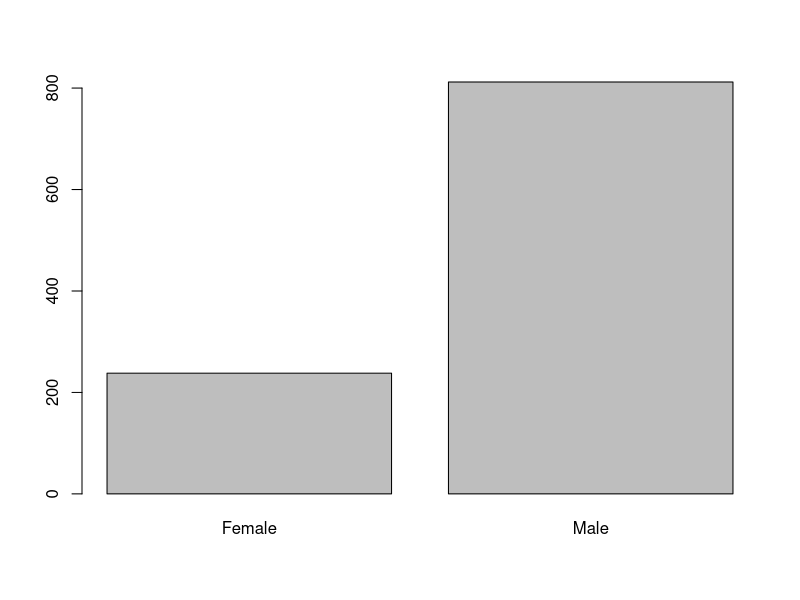
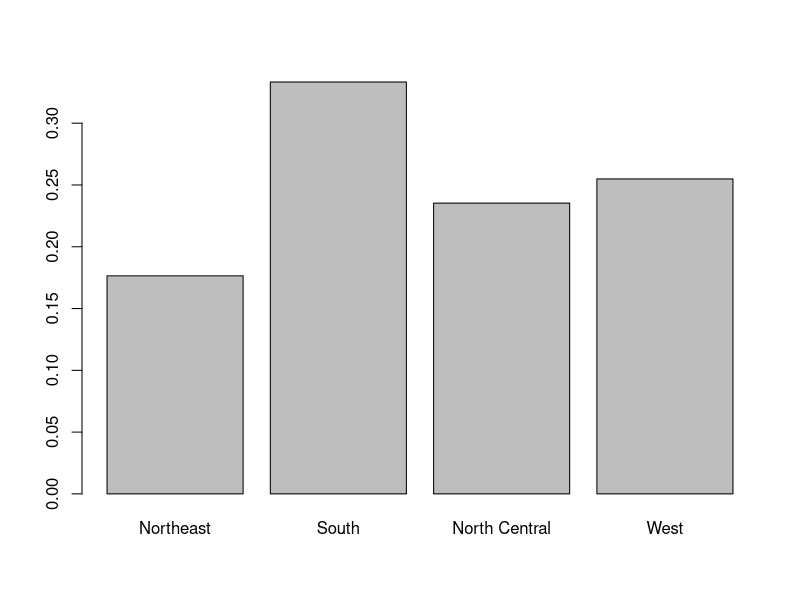
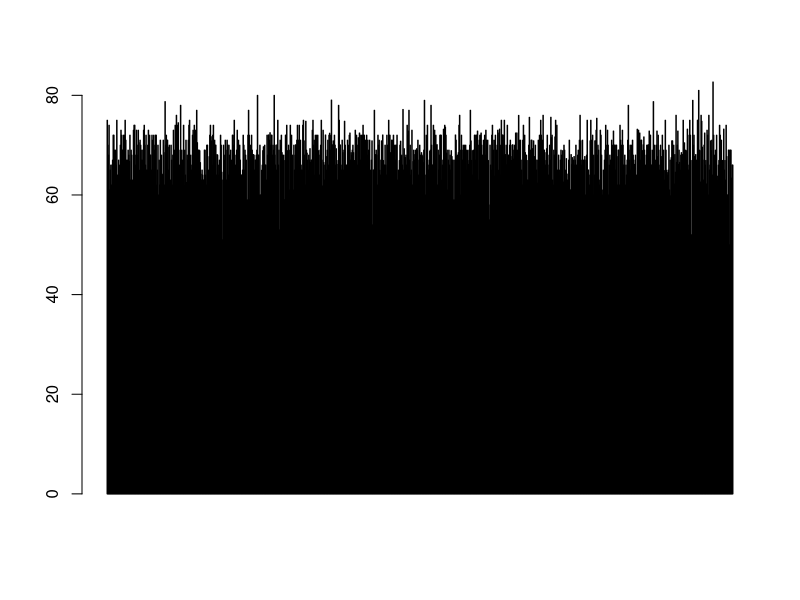
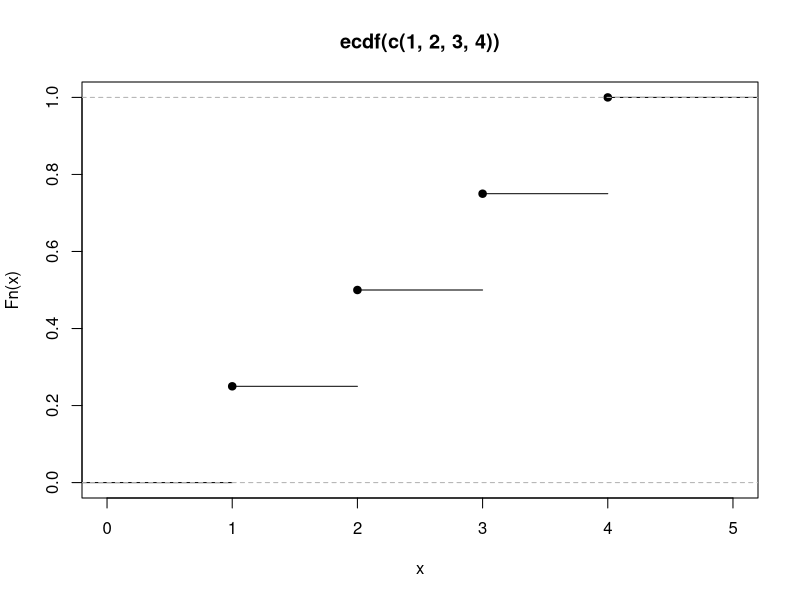
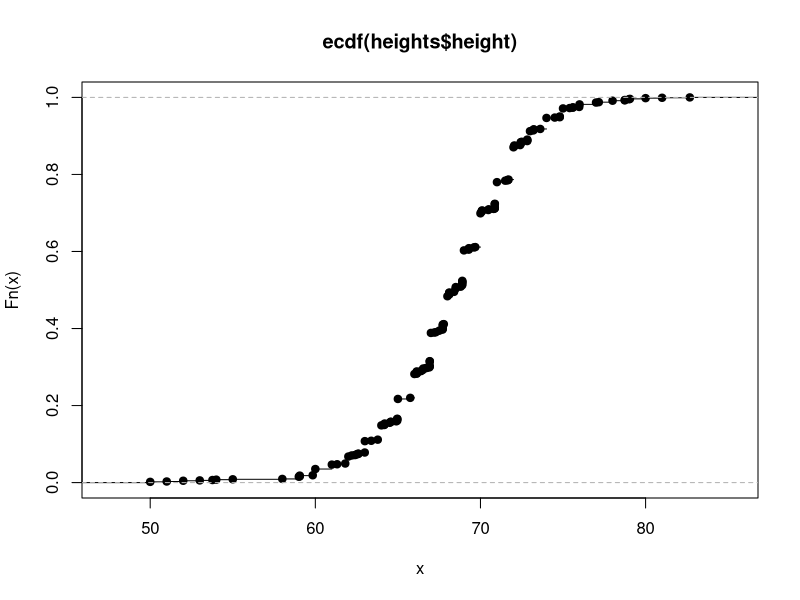
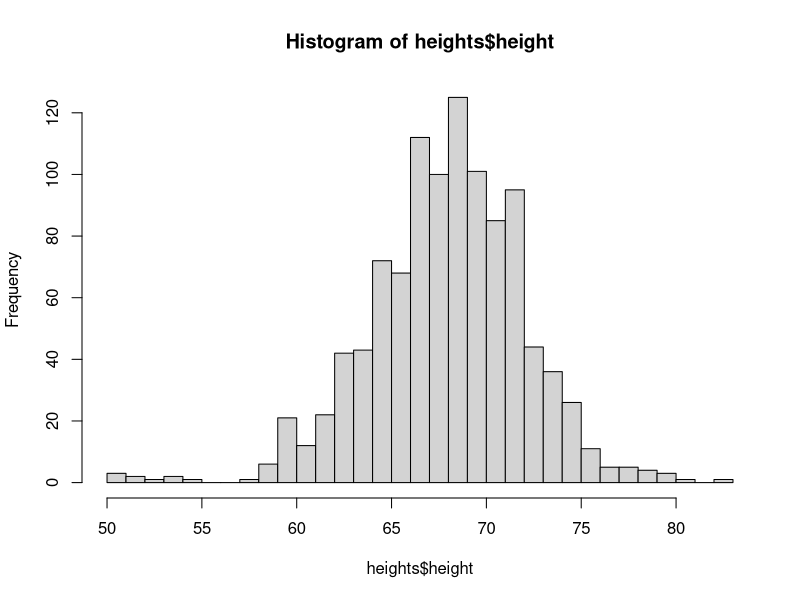
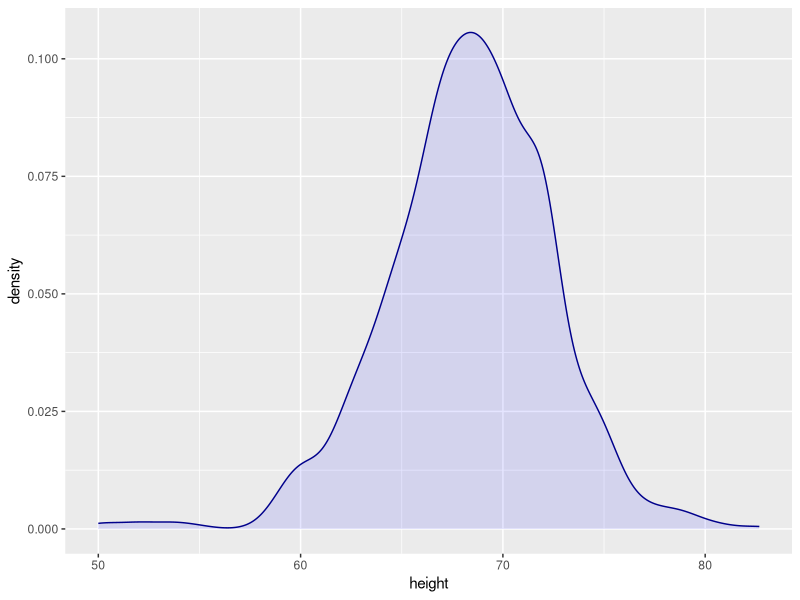
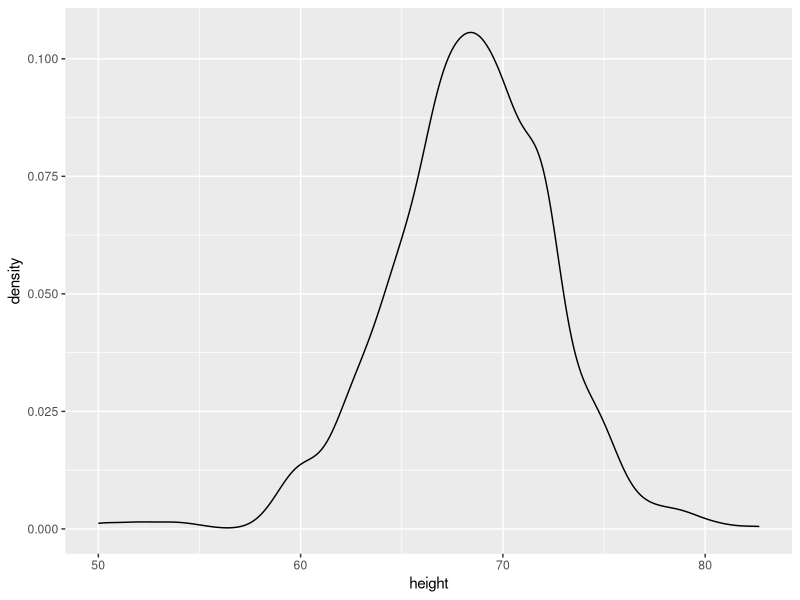

Source code (R) for these figures, in order:
## ---- chunk 1
library(dslabs)
data(murders)
a <- head(murders)
a
## ---- chunk 2
data("heights")
head(heights)
## ---- chunk 3
prop.table(table(heights$sex))
## ---- chunk 4
barplot(table(heights$sex))

## ---- chunk 5
barplot(prop.table(table(murders$region)))
## ---- chunk 6
prop.table(table(murders$region))
## ---- chunk 7
barplot(heights$height)
## ---- chunk 8
x <- ecdf(c(1,2,3,4))
plot(x)
## ---- chunk 9
plot(ecdf(heights$height))
## ---- chunk 10
hist(heights$height, breaks = max(heights$height)-min(heights$height) )
## ---- chunk 11
library(ggplot2)
ggplot(heights, aes(height))+
  geom_density(alpha=0.1, fill = "blue", colour = "darkblue")

## ---- chunk 12

library(ggplot2)
ggplot(heights, aes(height))+
  geom_density()

## ---- chunk 13
mean(heights$height[heights$sex=="Male"])
sd(heights$height[heights$sex=="Male"])
## ---- chunk 14
heights$pz <- (heights$height-mean(heights$height))/sd(heights$height)
heights
## ---- chunk 15
heights$pz2<- scale(heights$height)
heights
## ---- chunk 16
mean(abs(heights$pz)<2)
## ---- chunk 17
print(pnorm(115, 100, 15))
print(1 - pnorm(115, 100, 15))
## ---- chunk 18
pnorm(115, 100, 15) - pnorm(110, 100, 15)
## ---- chunk 19
quantile(heights$height, c(0.25, 0.5, 0.75))
## ---- chunk 20
quantile(heights$height, c(0.2, 0.4, 0.6, 0.8))
## ---- chunk 21
quantile(heights$height, seq(0.01, 0.99, 0.01))
## ---- chunk 22
qnorm(0.7, 69, 3)
## ---- chunk 23
percentiles <- seq(0.01, 0.99, 0.01)
percentiles_alturas <- qnorm(percentiles, 69,3)

## ---- chunk 24
percentiles <- seq(0.01, 0.99, 0.01)
cuantiles_obs <- quantile(heights$height, percentiles)
cuantiles_teo <- qnorm(percentiles, mean(heights$height), sd(heights$height)) 
## ---- chunk 25
plot(cuantiles_obs, cuantiles_teo)
abline(a=0, b=1)
## ---- chunk 26
plot(quantile(scale(heights$height), percentiles), qnorm(percentiles))
abline(a=0, b=1)
## ---- chunk 27
cuantiles_obs_asesinatos <- quantile(scale(murders$total), percentiles)
cuantiles_teo_asesinatos <- qnorm(percentiles)
plot(cuantiles_teo_asesinatos, cuantiles_obs_asesinatos)
abline(a=0, b=1)
## ---- chunk 28
hist(murders$total)
## ---- chunk 29
boxplot(murders$total)
## ---- chunk 30
murders$tasa <- murders$total/murders$population*100000
boxplot(murders$tasa)
## ---- chunk 31
boxplot(height~sex, data=heights)
## ---- chunk 32
boxplot(tasa~region, data = murders)
## ---- chunk 33
altura_hombres <- heights$height[heights$sex=="Male"]
altura_mujeres <- heights$height[heights$sex == "Female"]
cuantiles_altura_mujeres <- quantile(scale(altura_mujeres), percentiles)
cuantiles_altura_hombres <- quantile(scale(altura_hombres), percentiles)
plot(qnorm(percentiles), cuantiles_altura_hombres)
abline(a=0, b=1)
plot(qnorm(percentiles), cuantiles_altura_mujeres)
abline(a=0, b=1)
ggplot(as.data.frame(altura_hombres), aes(altura_hombres))+
  geom_density(alpha=0.1, fill = "blue", colour = "darkblue")
ggplot(as.data.frame(altura_mujeres), aes(altura_mujeres))+
  geom_density(alpha=0.1, fill = "blue", colour = "darkblue")
